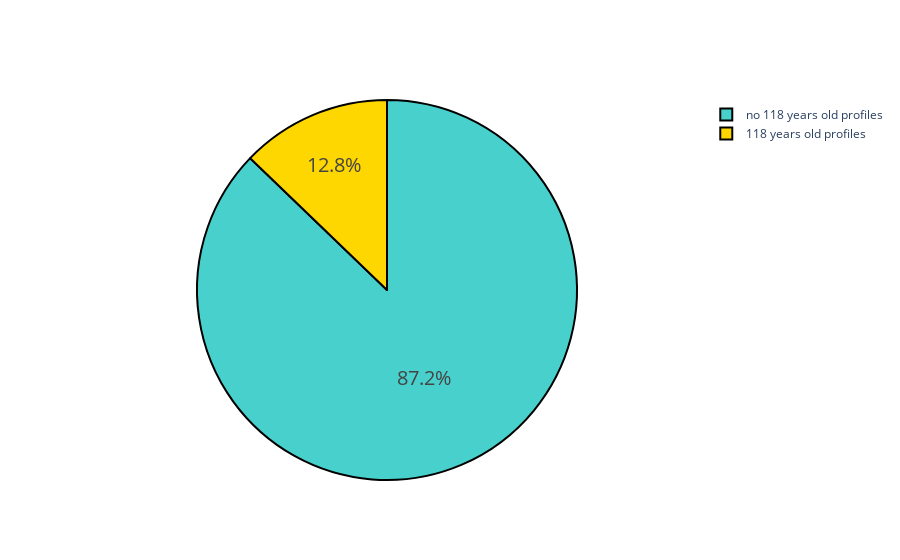

Write notebook code for a chart like this one.
### Markdown cell above
#### How many 118 years old profiles compared to remaining ones exist?

### Code cell
fig = go.Figure(data=[go.Pie(labels=['118 years old profiles',
                                     'no 118 years old profiles'],
                             values=[len(profile_id_list),
                                    profile.shape[0] - len(profile_id_list)])])
fig.update_traces(hoverinfo='label+value', 
                  textinfo='percent',
                  textfont_size=20,
                  marker=dict(colors=colors, line=dict(color='#000000', width=2)))
fig.show()

### Figure 1 — Plotly figure (JSON) as saved in the notebook; plotly's stock layout.template omitted (floating-point values rounded to 4 significant figures)
{"data": [{"hoverinfo": "label+value", "labels": ["118 years old profiles", "no 118 years old profiles"], "marker": {"colors": ["gold", "mediumturquoise", "darkorange", "lightgreen"], "line": {"color": "#000000", "width": 2}}, "textfont": {"size": 20}, "textinfo": "percent", "type": "pie", "values": [2175, 14825]}], "layout": {"autosize": true}}
